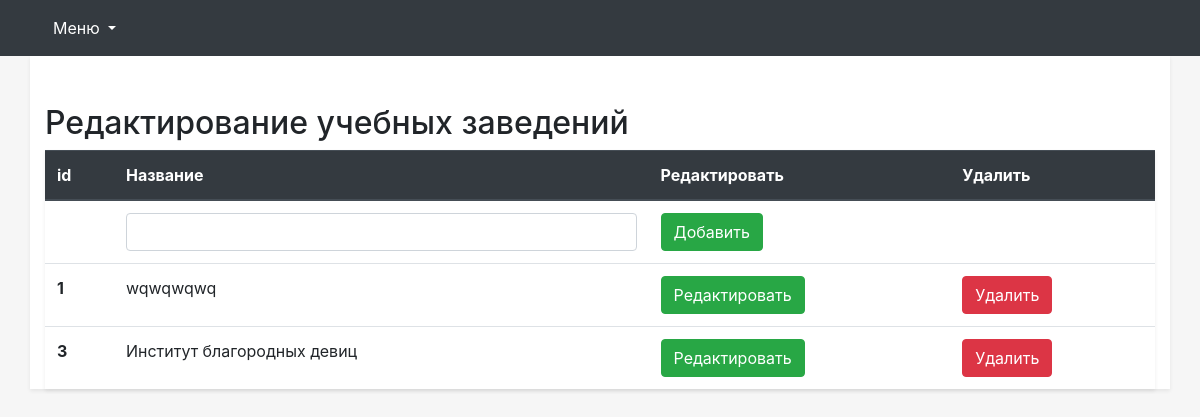
The app's page /admin/uchEdit.php with its own data.
### tables this page shows
CREATE TABLE `uch` (
  `id` int(11) NOT NULL,
  `nazv` char(255) NOT NULL
);

### admin/uchEdit.php (the view, shortened to what this page needs)
<!DOCTYPE html>
<html lang="en">
<head>
    <link rel="stylesheet" href='../css/bootstrap.min.css'>
    <link rel='stylesheet' href="../css/main.css">
</head>
<body>
    <?php
    require_once('../php/base.php');
    ?>
    <div class="container shadow-sm">
        <h2 class='pt-5'>Редактирование учебных заведений</h2>
        <table class="table shadow-sm">
            <thead class="thead-dark">
                <tr>
                    <th scope="col">id</th>
                    <th scope="col">Название</th>
                    <th scope="col">Редактировать</th>
                    <th scope="col">Удалить</th>
                </tr>
            </thead>
            <tbody class='tbodyUchTable'>
                <tr>
                    <td></td>
                    <td><input type="text" class="form-control addUchItemName"></td>
                    <td><button type="button" class='btn btn-success btnAddMenuItem'>Добавить</button></td>
                    <td></td>
                </tr>
                <?php
                        $query=mysql_query('SELECT * FROM `uch`');
                        while($row=mysql_fetch_assoc($query)){
                            echo '<tr>
                    <th scope="row">'.$row['id'].'</th>
                    <td>'.$row['nazv'].'</td>
                    <td><button type="button" class="btn btn-success editMenuLi">Редактировать</button></td>
                    <td><button type="button" class="btn btn-danger deleteMenuItem" data-id='.$row['id'].'>Удалить</button></td>
                </tr>';
                        }
                        ?>
            </tbody>
        </table>
    </div>
</body>
</html>

### css/main.css (style rules this page uses)
body { background-color: #f6f6f6; }
.container { background-color: white; }

### records on screen
uch: id "1", nazv "wqwqwqwq"
uch: id "3", nazv "Институт благородных девиц"
